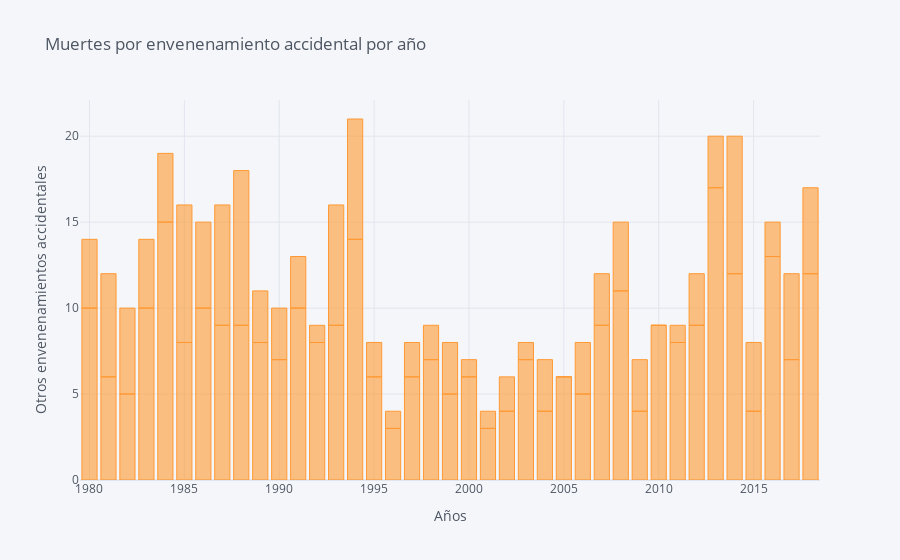

Notebook code for this chart:
### Code cell
#construyo la grafica en base a los datos que tenia arriba y la dejo vistosa
dataset_filter2.iplot(kind='bar',
                  x='Periodo',
                  y= 'Total',
                  xTitle='Años',
                  yTitle='Otros envenenamientos accidentales',
                  title='Muertes por envenenamiento accidental por año')

### Figure 1 — Plotly figure (JSON) as saved in the notebook; plotly's stock layout.template omitted (floating-point values rounded to 4 significant figures)
{"data": [{"marker": {"color": "rgba(255, 153, 51, 0.6)", "line": {"color": "rgba(255, 153, 51, 1.0)", "width": 1}}, "name": "Total", "orientation": "v", "text": "", "type": "bar", "x": [2013, 1984, 1994, 2016, 2014, 2018, 2008, 1986, 1991, 1980, 1983, 2007, 1988, 1993, 2010, 1988, 1987, 2012, 2014, 1985, 2011, 1992, 1989, 1985, 2017, 1998, 1990, 2003, 1987, 1993, 1994, 2000, 2005, 1981, 1995, 1997, 1981, 2006, 1982, 1999, 2018, 2017, 1982, 1986, 2015, 1980, 1983, 2008, 1984, 2015, 2004, 2002, 2009, 1996, 2001, 2013, 2012, 2007, 1989, 2009, 1999, 2004, 2006, 1991, 1990, 1998, 2002, 1997, 2016, 1995, 2011, 2000, 2001, 1996, 1992, 2003, 2005, 2010], "y": [17, 15, 14, 13, 12, 12, 11, 10, 10, 10, 10, 9, 9, 9, 9, 9, 9, 9, 8, 8, 8, 8, 8, 8, 7, 7, 7, 7, 7, 7, 7, 6, 6, 6, 6, 6, 6, 5, 5, 5, 5, 5, 5, 5, 4, 4, 4, 4, 4, 4, 4, 4, 4, 3, 3, 3, 3, 3, 3, 3, 3, 3, 3, 3, 3, 2, 2, 2, 2, 2, 1, 1, 1, 1, 1, 1, 0, 0]}], "layout": {"legend": {"bgcolor": "#F5F6F9", "font": {"color": "#4D5663"}}, "paper_bgcolor": "#F5F6F9", "plot_bgcolor": "#F5F6F9", "title": {"font": {"color": "#4D5663"}, "text": "Muertes por envenenamiento accidental por año"}, "xaxis": {"gridcolor": "#E1E5ED", "showgrid": true, "tickfont": {"color": "#4D5663"}, "title": {"font": {"color": "#4D5663"}, "text": "Años"}, "zerolinecolor": "#E1E5ED"}, "yaxis": {"gridcolor": "#E1E5ED", "showgrid": true, "tickfont": {"color": "#4D5663"}, "title": {"font": {"color": "#4D5663"}, "text": "Otros envenenamientos accidentales"}, "zerolinecolor": "#E1E5ED"}}}
